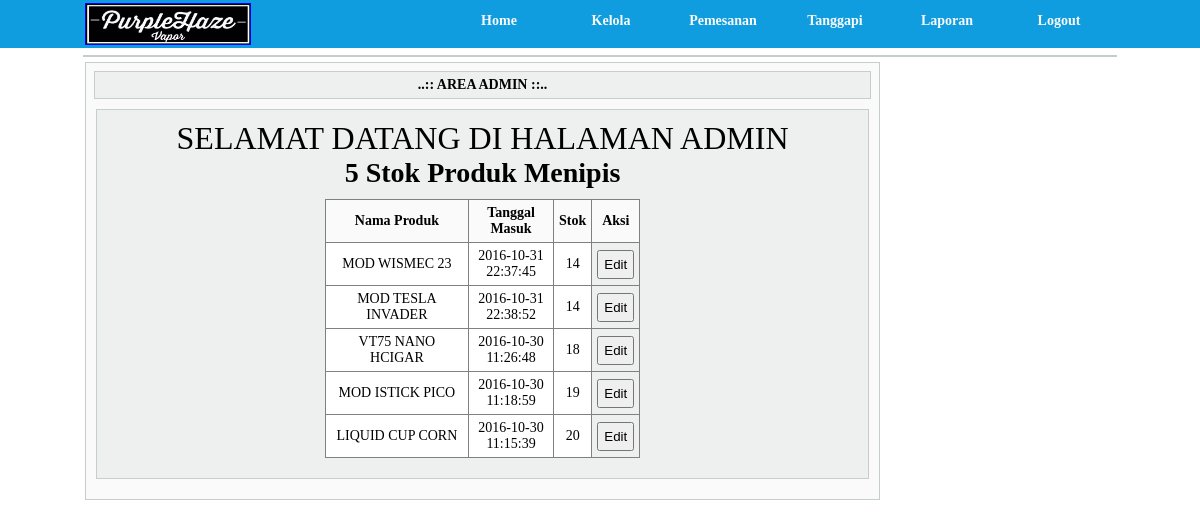
The page /admin/index.php (signed in) on the database its author committed.
### tables this page shows
CREATE TABLE IF NOT EXISTS `produk` (
  `idproduk` int(11) NOT NULL AUTO_INCREMENT,
  `idkategori` int(11) NOT NULL,
  `idbrand` int(11) NOT NULL,
  `namaproduk` varchar(80) NOT NULL,
  `deskripsi` text NOT NULL,
  `harga` int(20) NOT NULL,
  `stok` int(5) NOT NULL,
  `tglmasuk` datetime NOT NULL DEFAULT '0000-00-00 00:00:00',
  `foto` text NOT NULL,
  `dibeli` int(5) NOT NULL,
  `dilihat` int(5) NOT NULL,
  PRIMARY KEY (`idproduk`)
);

### admin/top.php (the view, shortened to what this page needs)
<div id='judul_kontent'>
  <h1 align="center"> 5 Stok Produk Menipis </h1>
</div>
<div align="center">
<table width='42%' border=1 align="center" id='theList'>
<tr><th width="60%" bgcolor="#FAFAFA"><div align="center">Nama Produk</div></th>
<th width="32%" bgcolor="#FAFAFA"><div align="center">Tanggal Masuk</div></th>
<th width="8%" bgcolor="#FAFAFA"><div align="center">Stok</div></th>
<th width="8%" bgcolor="#FAFAFA"><div align="center">Aksi</div></th>
</tr>
<?php
$sql = mysql_query("select * from produk order by stok asc limit 0,5");
while($r = mysql_fetch_array($sql)){
?>
<tr>
<td bgcolor="#FFFFFF" class='td'><div align="center">
<?echo"$r[namaproduk]";?>
</div></td>
						<td bgcolor="#FFFFFF"><div align="center"><?echo"$r[tglmasuk]";?> </div></td>
						<td bgcolor="#FFFFFF"><div align="center"><?echo"$r[stok]";?> </div></td>
						<td>  <a href='?pg=50&act=editadmin&id=<? echo $r[idproduk];?>'><button>Edit</button></a> </td>
</tr>
<?
}
?>
</table>
</div>

### js/style.css (style rules this page uses)
* { padding:0; margin:0; outline:0; }
body { background:#FFFFFF; font-size:14px; }
table { border-collapse: collapse; margin:0px; padding:0px; top:0px; }
td { padding:2px; }

### admin/index.php (style rules this page uses)
button, select, th, td, input, textarea { padding:5px; }
table { margin-top:10px; margin-bottom:10px; }

### rows shown on the page
produk: namaproduk "MOD WISMEC 23", tglmasuk "2016-10-31 22:37:45", stok "14"
produk: namaproduk "MOD TESLA INVADER", tglmasuk "2016-10-31 22:38:52", stok "14"
produk: namaproduk "VT75 NANO HCIGAR", tglmasuk "2016-10-30 11:26:48", stok "18"
produk: namaproduk "MOD ISTICK PICO", tglmasuk "2016-10-30 11:18:59", stok "19"
produk: namaproduk "LIQUID CUP CORN", tglmasuk "2016-10-30 11:15:39", stok "20"
